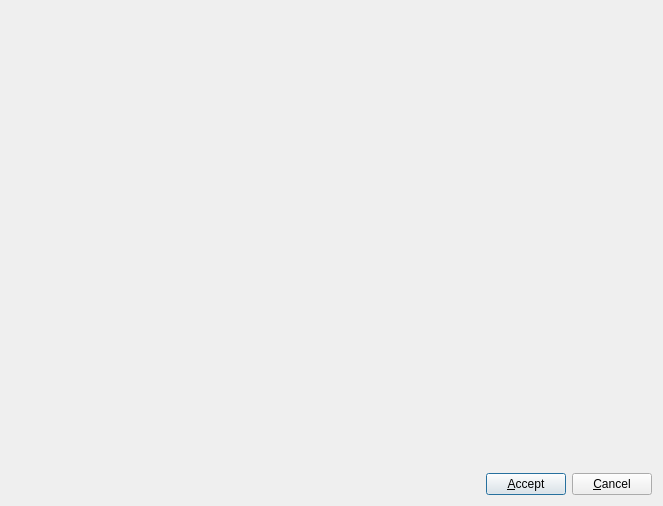
<ui version="4.0" >
 <class>BatchUpdateDialog</class>
 <widget class="QDialog" name="BatchUpdateDialog" >
  <property name="geometry" >
   <rect>
    <x>0</x>
    <y>0</y>
    <width>663</width>
    <height>506</height>
   </rect>
  </property>
  <property name="windowTitle" >
   <string>Batch Update Process</string>
  </property>
  <layout class="QVBoxLayout" >
   <item>
    <widget class="Screen" native="1" name="screen" >
     <property name="sizePolicy" >
      <sizepolicy vsizetype="Expanding" hsizetype="Expanding" >
       <horstretch>0</horstretch>
       <verstretch>0</verstretch>
      </sizepolicy>
     </property>
    </widget>
   </item>
   <item>
    <layout class="QHBoxLayout" >
     <item>
      <spacer>
       <property name="orientation" >
        <enum>Qt::Horizontal</enum>
       </property>
       <property name="sizeHint" stdset="0" >
        <size>
         <width>40</width>
         <height>20</height>
        </size>
       </property>
      </spacer>
     </item>
     <item>
      <widget class="QPushButton" name="pushAccept" >
       <property name="text" >
        <string>&amp;Accept</string>
       </property>
       <property name="icon" >
        <iconset resource="common.qrc" >
         <normaloff>:/images/ok.png</normaloff>:/images/ok.png</iconset>
       </property>
      </widget>
     </item>
     <item>
      <widget class="QPushButton" name="pushCancel" >
       <property name="text" >
        <string>&amp;Cancel</string>
       </property>
       <property name="icon" >
        <iconset resource="common.qrc" >
         <normaloff>:/images/cancel.png</normaloff>:/images/cancel.png</iconset>
       </property>
      </widget>
     </item>
    </layout>
   </item>
  </layout>
 </widget>
 <customwidgets>
  <customwidget>
   <class>Screen</class>
   <extends>QWidget</extends>
   <header>Koo.Screen.Screen</header>
   <container>1</container>
  </customwidget>
 </customwidgets>
 <tabstops>
  <tabstop>pushAccept</tabstop>
  <tabstop>pushCancel</tabstop>
 </tabstops>
 <resources>
  <include location="common.qrc" />
 </resources>
 <connections>
  <connection>
   <sender>pushCancel</sender>
   <signal>clicked()</signal>
   <receiver>BatchUpdateDialog</receiver>
   <slot>reject()</slot>
   <hints>
    <hint type="sourcelabel" >
     <x>439</x>
     <y>295</y>
    </hint>
    <hint type="destinationlabel" >
     <x>199</x>
     <y>82</y>
    </hint>
   </hints>
  </connection>
 </connections>
</ui>
